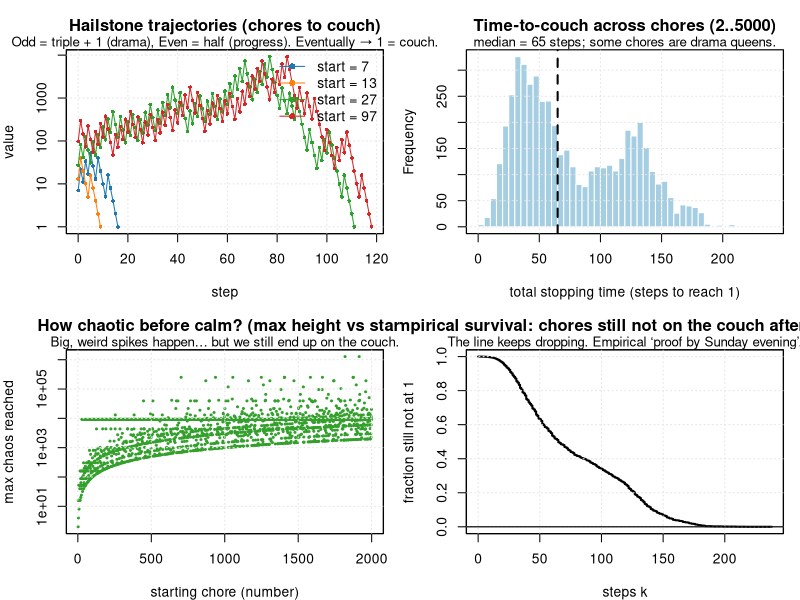

Write R code to recreate this figure.
# 
# Life-Latz (Collatz) functions in R
# Useless-Usefull R functions
# 


collatz_step <- function(n) if (n %% 2 == 0) n/2 else 3*n + 1

collatz_sequence <- function(n, limit = 1e6) {
  stopifnot(n > 1, n == as.integer(n))
  x <- n
  seq <- n
  for (i in 1:limit) {
    if (x == 1) break
    x <- collatz_step(x)
    seq <- c(seq, x)
  }
  seq
}

total_stopping_time <- function(n) {
  s <- collatz_sequence(n)
  length(s) 
}

max_height <- function(n) {
  max(collatz_sequence(n))
}


nice_axis <- function() {
  box(lwd=1.2)
  grid(col = "grey90")
}



plot_trajectories <- function(starts = c(7, 13, 27, 97)) {
  cols <- c("#1f77b4", "#ff7f0e", "#2ca02c", "#d62728")
  ymax <- 0
  seqs <- lapply(starts, collatz_sequence)
  ymax <- max(sapply(seqs, max))
  plot(NA, xlim = c(0, max(sapply(seqs, length))-1), ylim = c(1, ymax),
       xlab = "step", ylab = "value", main = "Hailstone trajectories (chores to couch)", log="y")
  nice_axis()
  for (i in seq_along(starts)) {
    lines(0:(length(seqs[[i]])-1), seqs[[i]], type="o", pch=16, cex=0.6, col = cols[i])
  }
  legend("topright", legend = paste("start =", starts), col = cols, lty = 1, pch = 16, bty="n")
  mtext("Odd = triple + 1 (drama), Even = half (progress). Eventually → 1 = couch.", cex=0.8)
}


plot_stopping_hist <- function(N = 5000) {
  times <- sapply(2:N, total_stopping_time)
  hist(times, breaks = 50, col = "#a6cee3", border = "white",
       main = sprintf("Time-to-couch across chores (2..%d)", N),
       xlab = "total stopping time (steps to reach 1)")
  nice_axis()
  abline(v = median(times), lwd=2, lty=2)
  mtext(sprintf("median = %d steps; some chores are drama queens.", median(times)), cex=0.8)
}


plot_max_height <- function(N = 2000) {
  starts <- 2:N
  heights <- sapply(starts, max_height)
  plot(starts, heights, pch = 20, cex = 0.5, col = "#33a02c",
       xlab = "starting chore (number)", ylab = "max chaos reached",
       main = "How chaotic before calm? (max height vs start)", log="y")
  nice_axis()
  mtext("Big, weird spikes happen… but we still end up on the couch.", cex=0.8)
}


plot_survival <- function(N = 5000) {
  times <- sapply(2:N, total_stopping_time)
  kmax <- max(times)
  counts <- tabulate(times, nbins = kmax)
  cum_done <- c(0, cumsum(counts))
  S <- ((N - 1) - cum_done) / (N - 1)
  plot(0:kmax, S, type = "s", lwd = 2,
       xlab = "steps k", ylab = "fraction still not at 1",
       main = "Empirical survival: chores still not on the couch after k steps")
  nice_axis()
  abline(h = 0, lwd = 1.2)
  mtext("The line keeps dropping. Empirical ‘proof by Sunday evening’.", cex = 0.8)
}


# zlepljenka
life_collatz_kolaz <- function() {
  oldpar <- par(no.readonly = TRUE)
  on.exit(par(oldpar))
  par(mfrow = c(2,2), mar = c(4,4,3,1))
  plot_trajectories()
  plot_stopping_hist()
  plot_max_height()
  plot_survival()
  invisible(NULL)
}

life_collatz_kolaz()
